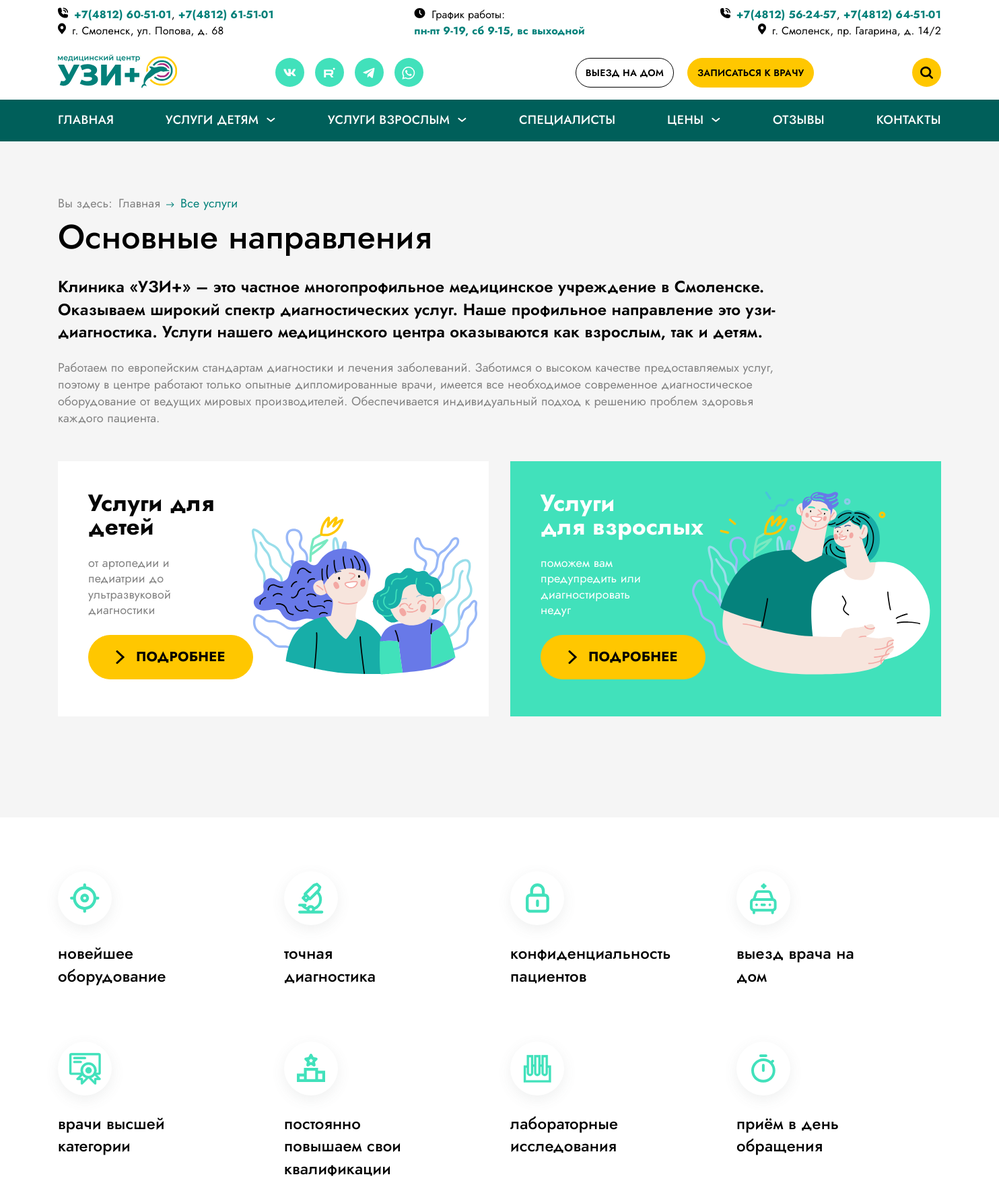
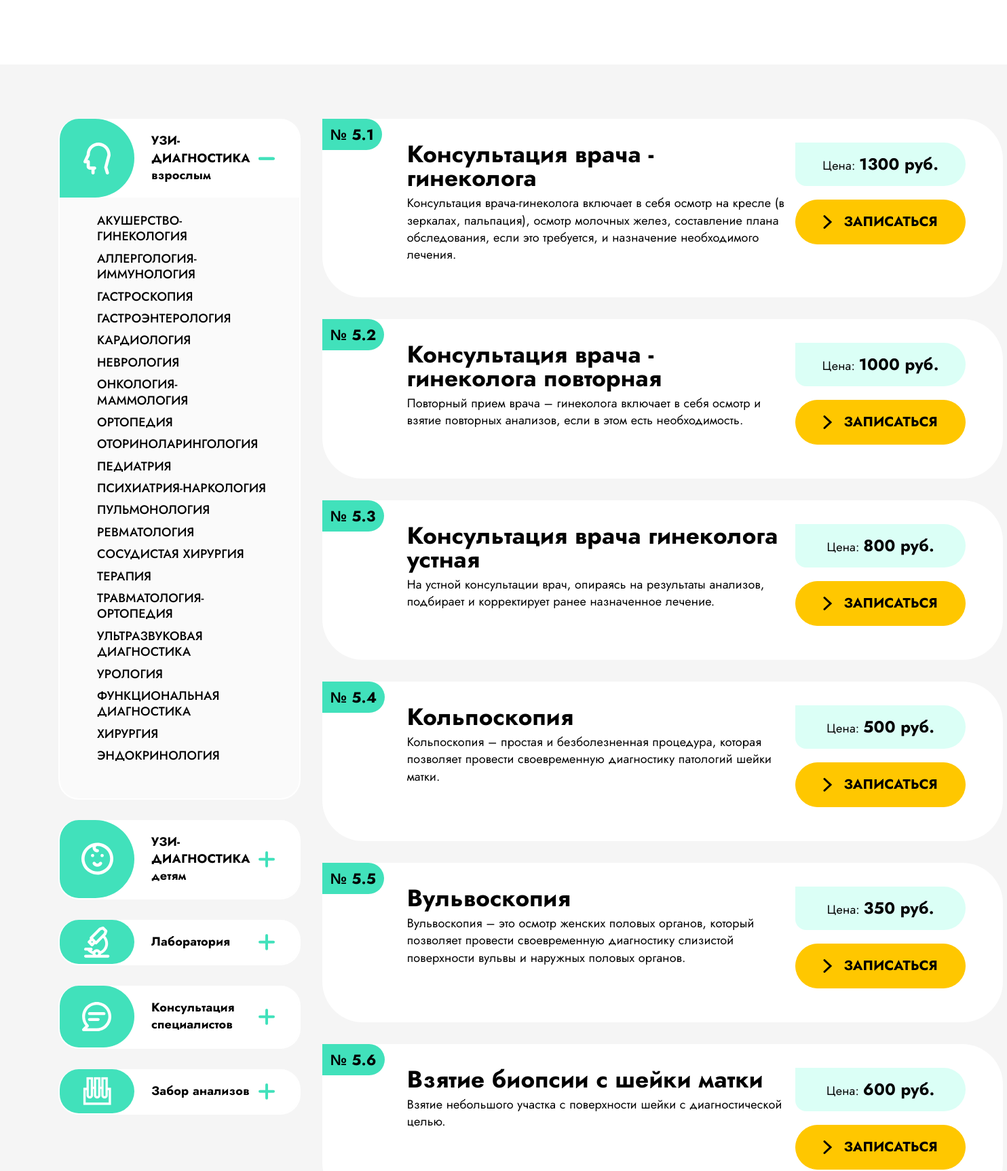
Screenshot of /catalog.php (upper part) with the database file from the repository (2 pictures, top to bottom).
### tables this page shows
CREATE TABLE `service` (
  `id` int(11) NOT NULL,
  `name` varchar(255) NOT NULL,
  `text` text NOT NULL,
  `code` varchar(10) NOT NULL,
  `price` int(20) NOT NULL,
  `service_category` int(11) NOT NULL
);

### catalog.php (the view, shortened to what this page needs)
<?php
require_once('config.php');
include "./templates/_head.php";
include "./templates/_header.php";
?>
<main>
  <section class="main-directions section">
    <div class="wrapper">
      <ul class="breadcrumbs">
        <li>Вы здесь:<a href="./index.php"><span>Главная</span></a></li>
        <li><a><span>Все услуги</span></a></li>
      </ul>
      <h2 class="title">Основные направления</h2>
      <div class="description">
        <p class="lead">Клиника «УЗИ+» – это частное многопрофильное медицинское учреждение в Смоленске. Оказываем
          широкий спектр диагностических услуг. Наше профильное направление это узи-диагностика. Услуги нашего
          медицинского центра оказываются как взрослым, так и детям.</p>
        <p>Работаем по европейским стандартам диагностики и лечения заболеваний. Заботимся о высоком качестве
          предоставляемых услуг, поэтому в центре работают только опытные дипломированные врачи, имеется все необходимое
          современное диагностическое оборудование от ведущих мировых производителей. Обеспечивается индивидуальный
          подход к решению проблем здоровья каждого пациента.</p>
      </div>
      <br>
      <br>
      <ul class="main-directions__list">
        <li class="main-directions__card">
          <div class="main-directions__content">
            <h3 class="main-directions__item-name">Услуги для детей</h3>
            <p class="main-directions__text">от артопедии и педиатрии до ультразвуковой диагностики</p>
            <a href="./services-for-children.php" class="button button--icon">
              <svg xmlns="http://www.w3.org/2000/svg" width="14" height="20" fill="none">
                <path stroke="#000000" stroke-linecap="round" stroke-width="3" d="m2 1.5 9 8.5-9 8.5" />
              </svg><span>Подробнее</span>
            </a>
            <div class="main-directions__image">
              <img src="./img/artwork/for-children.svg" alt="рисунок детей в клинике" width="336" height="235">
            </div>
          </div>
        </li>
        <li class="main-directions__card main-directions__card--mod">
          <div class="main-directions__content">
            <h3 class="main-directions__item-name">Услуги для&nbsp;взрослых</h3>
            <p class="main-directions__text">поможем вам предупредить или диагностировать недуг</p>
            <a href="./services-for-adult.php" class="button button--icon">
              <svg xmlns="http://www.w3.org/2000/svg" width="14" height="20" fill="none">
                <path stroke="#000" stroke-linecap="round" stroke-width="3" d="m2 1.5 9 8.5-9 8.5" />
              </svg><span>Подробнее</span>
            </a>
            <div class="main-directions__image">
              <img src="./img/artwork/for-people.svg" alt="рисунок взрослых пациентов в клинике" width="354"
                height="272">
            </div>
          </div>
        </li>
      </ul>
    </div>
  </section>
  <?php
    include "./components/benefits.php";
  ?>
  <section class="catalog section">
    <div class="wrapper">
      <div class="catalog__grid">
        <div class="catalog__menu">
          <?php
            include "./components/catalog-menu.php";
          ?>
        </div>
        <div class="catalog__content">
          <?php
              $sql = "SELECT * FROM `service`";
              $result = $data_base->query($sql);
              $service = $result->fetchAll(PDO::FETCH_ASSOC);
              foreach( $service as $item) {
                ?>
                <article class="catalog-preview catalog-preview--long">
                  <div class="catalog-preview__left">
                    <div class="catalog-preview__hgroup">
                      <span class="catalog-preview__id">№ <?php echo$item['code']; ?></span>
                      <div class="catalog-preview__title-group">
                        <h3 class="catalog-preview__title"><?php echo $item['name']; ?></h3>
                      </div>
                    </div>
                    <div class="catalog-preview__desc"><?php echo $item['text']; ?></div>
                  </div>
                  <div class="catalog-preview__left">
                    <div class="catalog-preview__price">Цена: <strong><?php echo $item['price']; ?> руб.</strong></div>
                    <a href="" class="button button--icon">
                      <svg xmlns="http://www.w3.org/2000/svg" width="14" height="20" fill="none">
                        <path stroke="#000000" stroke-linecap="round" stroke-width="3" d="m2 1.5 9 8.5-9 8.5"></path>
                      </svg>
                      <span>Записаться</span>
                    </a>
                  </div>
                </article>
          <?php
              };
            ?>
        </div>
      </div>
    </div>
  </section>
  <?php include "./templates/_footer.php"; ?>

### rows the page displays
service: code "5.1", name "Консультация врача - гинеколога", text "Консультация врача-гинеколога включает в себя осмотр на кресле (в зеркалах, пальпация), осмотр молочных желез, составление плана обследования, если это требуется, и назначение необходимого лечения.", price "1300"
service: code "5.2", name "Консультация врача - гинеколога повторная", text "Повторный прием врача – гинеколога включает в себя осмотр и взятие повторных анализов, если в этом есть необходимость.", price "1000"
service: code "5.3", name "Консультация врача гинеколога устная", text "На устной консультации врач, опираясь на результаты анализов, подбирает и корректирует ранее назначенное лечение.", price "800"
service: code "5.4", name "Кольпоскопия", text "Кольпоскопия – простая и безболезненная процедура, которая позволяет провести своевременную диагностику патологий шейки матки.", price "500"
service: code "5.5", name "Вульвоскопия", text "Вульвоскопия – это осмотр женских половых органов, который позволяет провести своевременную диагностику слизистой поверхности вульвы и наружных половых органов.", price "350"
service: code "5.6", name "Взятие биопсии с шейки матки", text "Взятие небольшого участка с поверхности шейки с диагностической целью.", price "600"
